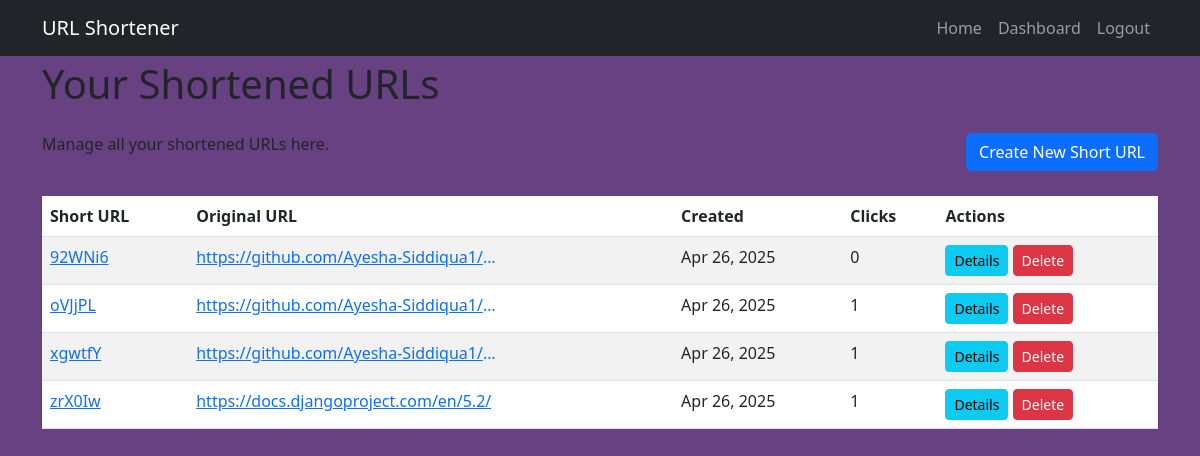
The app's page /dashboard/ (signed in) with its own data.
### shortener/models.py (models this page shows, shortened)
class ShortenedURL(models.Model):
    original_url = models.URLField(max_length=2000)
    short_alias = models.CharField(max_length=10, unique=True, db_index=True)
    creation_date = models.DateTimeField(auto_now_add=True)
    owner = models.ForeignKey(User, null=True, blank=True, on_delete=models.CASCADE)

### shortener/views.py (the view)
# urls.py: path('dashboard/', views.dashboard, name='dashboard'),
@login_required
def dashboard(request):
    user_urls = ShortenedURL.objects.filter(owner=request.user).annotate(
        click_count=Count('clicks')
    ).order_by('-creation_date')
    return render(request, 'dashboard.html', {
        'user_urls': user_urls,
        'domain': request.get_host(),
    })

### shortener/templates/dashboard.html (shortened to what this page needs)
{% extends 'base.html' %}
{% block content %}
<div class="row">
    <div class="col-12">
        <h1 class="mb-4">Your Shortened URLs</h1>
        <div class="d-flex justify-content-between align-items-center mb-4">
            <p>Manage all your shortened URLs here.</p>
            <a href="{% url 'home' %}" class="btn btn-primary">Create New Short URL</a>
        </div>
        {% if user_urls %}
            <div class="table-responsive">
                <table class="table table-striped">
                    <thead>
                        <tr>
                            <th>Short URL</th>
                            <th>Original URL</th>
                            <th>Created</th>
                            <th>Clicks</th>
                            <th>Actions</th>
                        </tr>
                    </thead>
                    <tbody>
                        {% for url in user_urls %}
                        <tr>
                            <td>
                                <a href="http://{{ domain }}/{{ url.short_alias }}" target="_blank">
                                    {{ url.short_alias }}
                                </a>
                            </td>
                            <td>
                                <a href="{{ url.original_url }}" target="_blank" class="text-truncate d-inline-block" style="max-width: 300px;">
                                    {{ url.original_url }}
                                </a>
                            </td>
                            <td>{{ url.creation_date|date:"M d, Y" }}</td>
                            <td>{{ url.click_count }}</td>
                            <td>
                                <a href="{% url 'link_detail' url.short_alias %}" class="btn btn-sm btn-info">Details</a>
                                <a href="{% url 'delete_link' url.short_alias %}" class="btn btn-sm btn-danger">Delete</a>
                            </td>
                        </tr>
                        {% endfor %}
                    </tbody>
                </table>
            </div>
        {% else %}
            <div class="alert alert-info">
                You haven't created any shortened URLs yet.
                <a href="{% url 'home' %}">Create your first one!</a>
            </div>
        {% endif %}
    </div>
</div>
{% endblock %}

### shortener/templates/base.html (shortened to what this page needs)
<!DOCTYPE html>
<html lang="en">
<head>
    <link href="https://cdn.jsdelivr.net/npm/bootstrap@5.3.0/dist/css/bootstrap.min.css" rel="stylesheet">
</head>
<body>
    <nav class="navbar navbar-expand-md navbar-dark bg-dark fixed-top">
        <div class="container">
            <a class="navbar-brand" href="{% url 'home' %}">URL Shortener</a>
            <div class="collapse navbar-collapse" id="navbarCollapse">
                <ul class="navbar-nav ms-auto">
                    <li class="nav-item">
                        <a class="nav-link" href="{% url 'home' %}">Home</a>
                    </li>
                    {% if user.is_authenticated %}
                    <li class="nav-item">
                        <a class="nav-link" href="{% url 'dashboard' %}">Dashboard</a>
                    </li>
                    <li class="nav-item">
                        <a class="nav-link" href="{% url 'logout' %}">Logout</a>
                    </li>
                    {% endif %}
                </ul>
            </div>
        </div>
    </nav>
    <main class="container">
        {% block content %}{% endblock %}
    </main>
</body>
</html>

### shortener/templates/base.html (style rules this page uses)
body { padding-top: 60px; padding-bottom: 40px; background-color:rgb(103, 65, 129); }

### records on screen
ShortenedURL: short_alias "92WNi6", original_url "https://github.com/Ayesha-Siddiqua1/…", creation_date "Apr 26, 2025", click_count "0"
ShortenedURL: short_alias "oVJjPL", original_url "https://github.com/Ayesha-Siddiqua1/…", creation_date "Apr 26, 2025", click_count "1"
ShortenedURL: short_alias "xgwtfY", original_url "https://github.com/Ayesha-Siddiqua1/…", creation_date "Apr 26, 2025", click_count "1"
ShortenedURL: short_alias "zrX0Iw", original_url "https://docs.djangoproject.com/en/5.2/", creation_date "Apr 26, 2025", click_count "1"
